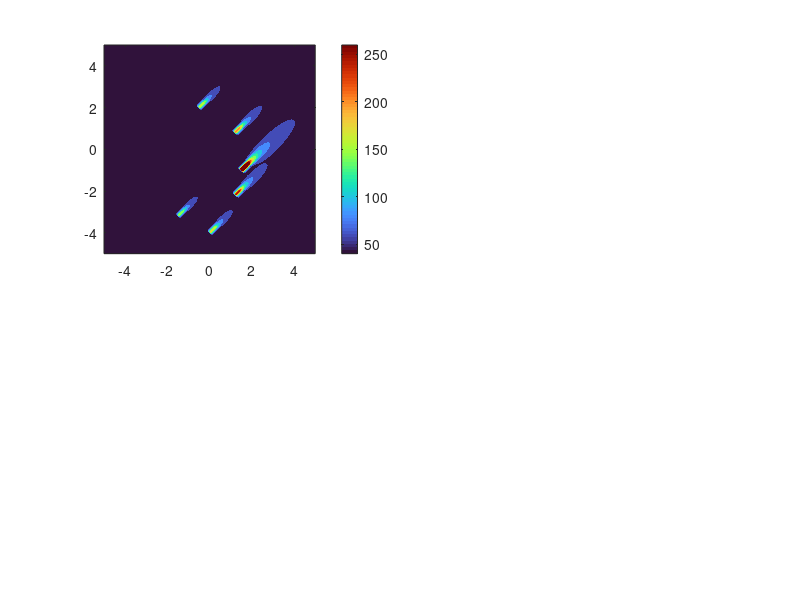

Write MATLAB code to recreate this figure. (Note: this script raises an error after producing the figure.)
% =========================================================================
% CITYTWIN — Atmospheric Gaussian Plume Dispersion & Spatial AQI Simulation
% Script: spatial_aqi_dispersion.m
%
% Purpose:
%   1. Implements the 2D/3D Atmospheric Gaussian Plume Diffusion Equation
%      under Pasquill-Gifford Class D (Neutral Urban) atmospheric conditions.
%   2. Simulates line-source vehicular exhaust emissions (PM2.5, NOx, CO2).
%   3. Evaluates downwind toxic advection during corridor gridlock vs
%      Option C dynamic traffic smoothing and emission dispersion.
%   4. Renders Figure 3: 2D Contour Heatmap, 3D Plume Topography, and
%      Receptor Exposure Risk Analysis.
% =========================================================================

function [X_grid, Y_grid, AQI_incident_grid, AQI_optC_grid] = spatial_aqi_dispersion()

    fprintf('\n----------------------------------------------------\n');
    fprintf('  COMPUTING ATMOSPHERIC GAUSSIAN PLUME DISPERSION   \n');
    fprintf('----------------------------------------------------\n');

    % 1. Spatial Domain Grid (10 km x 10 km urban Bengaluru grid)
    x = linspace(-5.0, 5.0, 160); % km
    y = linspace(-5.0, 5.0, 160); % km
    [X_grid, Y_grid] = meshgrid(x, y);

    % Ambient background AQI
    ambient_aqi = 45.0;

    % 2. Meteorological & Atmospheric Transport Parameters
    wind_speed = 3.2;         % m/s
    wind_angle_deg = 45.0;     % Wind blowing towards North-East (from SW)
    theta = deg2rad(wind_angle_deg);
    u_x = wind_speed * cos(theta);
    u_y = wind_speed * sin(theta);

    % Source Locations (Corridor centers in km)
    % Incident Site: Sony World Corridor (X = 1.5, Y = -1.0)
    sources = [ ...
         1.5, -1.0, 280.0, 110.0; % Sony World (Incident Site: Open-Loop vs Opt C)
         0.0, -4.0,  95.0,  70.0; % Silk Board
         1.2, -2.2, 140.0,  75.0; % Koramangala 80ft
         1.2,  0.8, 120.0,  80.0; % Domlur
        -0.5,  2.0,  85.0,  65.0; % MG Road
        -1.5, -3.2,  75.0,  60.0  % Jayanagar
    ];

    AQI_incident_grid = ambient_aqi * ones(size(X_grid));
    AQI_optC_grid = ambient_aqi * ones(size(X_grid));

    % Pasquill-Gifford dispersion parameters (Urban Class D)
    % sigma_y(d) = a * d^b, sigma_z(d) = c * d^d
    calc_sigma_y = @(d_km) max(0.08, 0.16 .* (d_km.^0.85));
    calc_sigma_z = @(d_km) max(0.05, 0.12 .* (d_km.^0.78));

    for s = 1:size(sources, 1)
        src_x = sources(s, 1);
        src_y = sources(s, 2);
        Q_inc  = sources(s, 3); % Emission source strength (Incident)
        Q_optC = sources(s, 4); % Emission source strength (Option C)

        % Coordinate transformation aligned with wind direction
        dx = X_grid - src_x;
        dy = Y_grid - src_y;

        % Downwind distance along wind vector (x_down) and crosswind (y_cross)
        x_down  =  dx .* cos(theta) + dy .* sin(theta);
        y_cross = -dx .* sin(theta) + dy .* cos(theta);

        % Plume only disperses downwind (x_down > 0)
        mask = x_down > 0;
        d_down = max(0.02, x_down);

        sig_y = calc_sigma_y(d_down);
        sig_z = calc_sigma_z(d_down);

        % 2D Ground-level Gaussian Plume Diffusion Equation
        plume_kernel = (1.0 ./ (2.0 * pi * wind_speed * sig_y .* sig_z)) .* ...
                       exp(- (y_cross.^2) ./ (2.0 * (sig_y.^2)));

        plume_kernel(~mask) = 0.0;

        AQI_incident_grid = AQI_incident_grid + (Q_inc * plume_kernel * 0.12);
        AQI_optC_grid     = AQI_optC_grid     + (Q_optC * plume_kernel * 0.12);
    end

    % Cap maximum realistic AQI at 320 (Hazardous)
    AQI_incident_grid = min(320.0, AQI_incident_grid);
    AQI_optC_grid     = min(320.0, AQI_optC_grid);

    % Sensitive Receptors (Coordinates and Names)
    receptors = [ ...
         1.8, -0.6;  % Bethany High School
         0.8, -0.2;  % St. John's Medical Center
         2.2, -1.8;  % Koramangala Residential Block
        -2.2,  0.0   % Victoria Hospital Trauma Hub
    ];
    rec_names = {'Bethany School', 'St. John Hospital', 'Koramangala Res.', 'Victoria Hospital'};

    % -----------------------------------------------------------------
    % 3. Render Figure 3: Atmospheric Dispersion & Spatial Heatmap
    % -----------------------------------------------------------------
    fig3 = figure(3);
    set(fig3, 'Name', 'CITYTWIN — Atmospheric Gaussian Plume Dispersion & Spatial AQI Simulation', ...
              'Color', 'w', 'Units', 'normalized', 'Position', [0.06, 0.06, 0.88, 0.84]);

    % Subplot 1: 2D Spatial AQI Heatmap (Incident Gridlock)
    subplot(2, 2, 1);
    levels = 40:20:260;
    contourf(X_grid, Y_grid, AQI_incident_grid, levels, 'LineColor', 'none'); hold on;
    colormap(gca, turbo);
    cb1 = colorbar;
    cb1.Label.String = 'Air Quality Index (AQI)';
    cb1.Label.FontSize = 9;
    caxis([40, 240]);

    % Overlay wind vector
    quiver(X_grid(1:20:end, 1:20:end), Y_grid(1:20:end, 1:20:end), ...
           u_x * ones(size(X_grid(1:20:end, 1:20:end))), ...
           u_y * ones(size(Y_grid(1:20:end, 1:20:end))), ...
           0.45, 'w', 'LineWidth', 1.2);

    % Mark Incident site and Receptors
    plot(1.5, -1.0, 'kp', 'MarkerSize', 14, 'MarkerFaceColor', 'r');
    for r = 1:size(receptors, 1)
        plot(receptors(r, 1), receptors(r, 2), 'ks', 'MarkerSize', 8, 'MarkerFaceColor', 'y');
        text(receptors(r, 1)+0.15, receptors(r, 2), rec_names{r}, ...
             'FontSize', 7, 'Color', 'w', 'FontWeight', 'bold');
    end
    title('\bf\fontsize{11}Incident State: Severe Exhaust Toxic Hotspot', 'Interpreter', 'tex');
    xlabel('East-West Coordinate (km)');
    ylabel('North-South Coordinate (km)');
    legend({'AQI Contours', 'Wind Vector (\theta=45^\circ, 3.2m/s)', 'Incident (Sony World)', 'Sensitive Receptors'}, ...
           'Location', 'northwest', 'FontSize', 7);
    axis equal; grid on; box on;

    % Subplot 2: Option C Spatial AQI Heatmap (Active Traffic Smoothing)
    subplot(2, 2, 2);
    contourf(X_grid, Y_grid, AQI_optC_grid, levels, 'LineColor', 'none'); hold on;
    colormap(gca, turbo);
    cb2 = colorbar;
    cb2.Label.String = 'Air Quality Index (AQI)';
    cb2.Label.FontSize = 9;
    caxis([40, 240]);

    plot(1.5, -1.0, 'kp', 'MarkerSize', 14, 'MarkerFaceColor', 'g');
    for r = 1:size(receptors, 1)
        plot(receptors(r, 1), receptors(r, 2), 'ks', 'MarkerSize', 8, 'MarkerFaceColor', 'y');
        text(receptors(r, 1)+0.15, receptors(r, 2), rec_names{r}, ...
             'FontSize', 7, 'Color', 'w', 'FontWeight', 'bold');
    end
    title('\bf\fontsize{11}Option C: Mitigated Dispersion via Dynamic Balancing', 'Interpreter', 'tex');
    xlabel('East-West Coordinate (km)');
    ylabel('North-South Coordinate (km)');
    legend({'AQI Contours', 'Controlled Corridor', 'Protected Receptors'}, ...
           'Location', 'northwest', 'FontSize', 7);
    axis equal; grid on; box on;

    % Subplot 3: 3D Gaussian Plume Surface Topography
    subplot(2, 2, 3);
    surf(X_grid(1:3:end, 1:3:end), Y_grid(1:3:end, 1:3:end), ...
         AQI_incident_grid(1:3:end, 1:3:end), 'EdgeColor', 'none');
    colormap(gca, hot);
    view(-35, 48);
    title('\bf\fontsize{11}3D Urban Pollutant Dispersion Topography', 'Interpreter', 'tex');
    xlabel('X (km)'); ylabel('Y (km)'); zlabel('AQI Concentration');
    zlim([30, 260]);
    grid on; box on; lighting gouraud; camlight;

    % Subplot 4: Sensitive Receptor Exposure Comparison
    subplot(2, 2, 4);
    rec_aqi_inc = interp2(X_grid, Y_grid, AQI_incident_grid, receptors(:, 1), receptors(:, 2));
    rec_aqi_opt = interp2(X_grid, Y_grid, AQI_optC_grid, receptors(:, 1), receptors(:, 2));

    bar_x = 1:size(receptors, 1);
    bar_w = 0.32;
    bar(bar_x - bar_w/2, rec_aqi_inc, bar_w, 'FaceColor', [0.85, 0.20, 0.20], 'DisplayName', 'Incident Exposure'); hold on;
    bar(bar_x + bar_w/2, rec_aqi_opt, bar_w, 'FaceColor', [0.15, 0.75, 0.35], 'DisplayName', 'Option C Protected');
    yline(100, 'k--', 'Moderate AQI Ceiling (100)');
    yline(150, 'r--', 'Unhealthy Threshold (150)');
    set(gca, 'XTick', bar_x, 'XTickLabel', rec_names, 'FontSize', 8);
    xtickangle(15);
    ylabel('Local AQI Level');
    title('\bf\fontsize{11}Public Health Impact: Exposure at Key City Hubs', 'Interpreter', 'tex');
    legend('Location', 'northeast', 'FontSize', 8);
    grid on; box on;
    ylim([0, 230]);

    fprintf('Atmospheric Gaussian Plume Dispersion plot generated successfully (Figure 3).\n');
end
